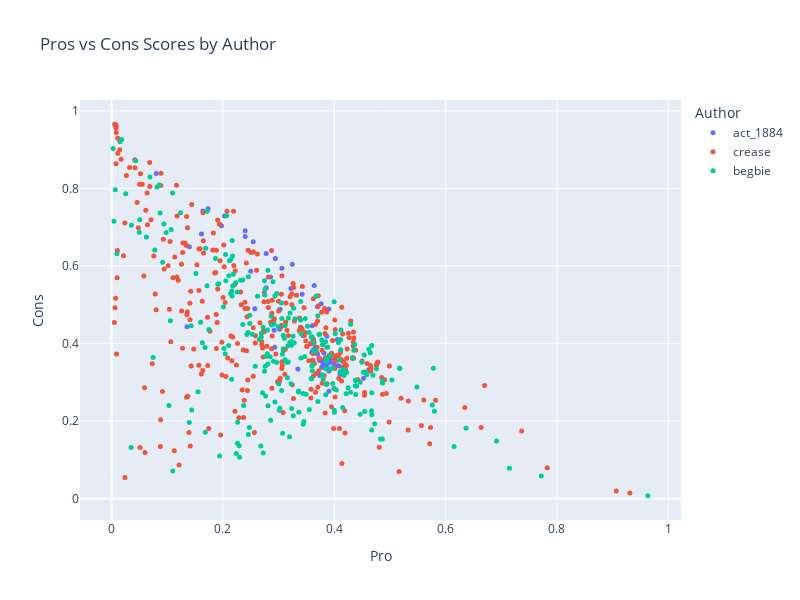

Here is the notebook cell this chart was saved with:
### Code cell
df_scores['Text'] = df_scores['Text'].apply(lambda t: wrap_text(t, width = 50))

fig = px.scatter(
    df_scores,
    x="Pro",
    y="Cons",
    color="Author",
    hover_data=["Text"],
    title="Pros vs Cons Scores by Author",
    width=800,
    height=600
)

fig.update_traces(marker=dict(size=5))
fig.show()

### Figure 1 — Plotly figure (JSON) as saved in the notebook; plotly's stock layout.template omitted (floating-point values rounded to 4 significant figures; data arrays with more than 128 entries replaced by an {"elided": "..."} marker saying what was removed)
{"data": [{"customdata": [["An Act to regulate the Chinese population of<br>British Columbia."], ["[18th February, 1884.]"], ["WHEREAS the incoming of Chinese to British<br>Columbia largely exceeds that of any other class<br>of immigrant, and the population so introduced are<br>fast becoming superior in number to our own race;<br>are not disposed to be governed by our laws; are<br>dissimilar in habits and occupation from our<br>people; evade the payment of taxes justly due to<br>the Government; are governed by pestilential<br>habits; are useless in instances of emergency;<br>habitually desecrate grave yards by the removal of<br>bodies therefrom; and generally the laws governing<br>the whites are found to be inapplicable to<br>Chinese, and such Chinese are inclined to habits<br>subversive of the comfort and well-being of the<br>community:  And whereas it is expedient to pass<br>special laws for the Government of Chinese:<br>Therefore, Her Majesty, by and with the advice and<br>consent of the Legislative Assembly of the<br>Province of British Columbia, enacts as follows:—<br>1."], ["This Act shall be cited as the \"Chinese Regulation<br>Act, 1884.\""], ["2."], ["The term \"Chinese\" wherever used in this Act shall<br>mean any native of the Chinese Empire or its<br>dependencies not born of British parents, and<br>shall include any person of the Chinese race."], ["3."], ["From and after the passage of this Act there shall<br>be payable and paid by every Chinese in British<br>Columbia, above the age of fourteen years, unto<br>and for the use of Her Majesty, Her heirs and<br>successors, the sum of ten dollars, and thereafter<br>on the 1st day of June in each and every year<br>there shall be likewise payable and paid by such<br>Chinese person a further sum of ten dollars."], ["4."], ["The Lieutenant-Governor in Council shall<br>immediately upon the passage of this Act, and from<br>time to time thereafter as occasion may require,<br>appoint in each electoral district, one or more<br>person or persons to be called Chinese Collectors,<br>to collect and receive such payments from Chinese,<br>and such Collector or Collectors immediately upon<br>such payment shall issue and deliver to the person<br>paying the same a licence in the form contained in<br>the Schedule hereto, and the Lieutenant-Governor<br>in Council may require from the Collectors so to<br>be appointed such security as he may see fit and<br>may allow them such percentage upon the amount of<br>collections as may seem reasonable and just, and<br>the Lieutenant-Governor in Council may further<br>allow such additional sum by way of expenses as<br>may be necessary and reasonable for the purpose of<br>carrying out the provisions of this Act."], ["5."], ["Any Chinese who shall be found within the Province<br>not having in his possession a licence issued<br>under the provisions of this Act, lawfully issued<br>to him, shall on conviction thereof forfeit and<br>pay a sum not exceeding forty dollars."], ["6."], ["Any Collector or Government servant wilfully<br>disobeying any of the provisions of this Act shall<br>forfeit and pay a sum not exceeding one hundred<br>dollars."], ["7."], ["Every Collector shall collect the tax from each<br>Chinese, and shall as soon afterwards as may be<br>pay over the amount to the Officer in charge of<br>the Treasury, or to such other person as the<br>Lieutenant-Governor in Council may from time to<br>time direct."], ["8."], ["Every employer of Chinese shall furnish to the<br>Collector, when requested by him so to do, from<br>time to time, a list of all Chinese in his employ,<br>or indirectly employed by him; but no such<br>statement shall bind the Collector, nor shall<br>excuse him from making due enquiry to ascertain<br>its correctness."], ["9."], ["In case any employer of Chinese fails to deliver<br>to the Collector the list mentioned in the<br>preceding section, when required so to do, or<br>knowingly states anything falsely therein, such<br>employer shall, on complaint of the Collector and<br>upon conviction before a Justice of the Peace<br>having jurisdiction within the district wherein<br>such employer carries on his business, forfeit and<br>pay a fine not exceeding one hundred dollars for<br>every Chinese in his employ, to be recovered by<br>distress of the goods and chattels of such<br>employer failing to pay the same, or in lieu<br>thereof shall be liable to imprisonment for a<br>period not less than one month and not exceeding<br>two calendar months."], ["10."], ["The Collector may, by himself or his agent, levy<br>the amount of the licence from any Chinese not<br>being in lawful possession of a licence, with<br>costs, by distress of his goods and chattels, or<br>of any goods and chattels which may be in the<br>possession of the delinquent, or which may be upon<br>or in any premises (whether the goods of the<br>delinquent or not) for the time being in the<br>possession or occupation of such delinquent<br>Chinese, and for the purposes of this section<br>premises shall be deemed to be in the possession<br>or occupation of any Chinese when it can be shewn<br>to the satisfaction of the tribunal having<br>cognizance of the matter—  (a.)"], ["That such Chinese habitually frequents such<br>premises with the assent of the owner."], ["(b.)"], ["That he is the owner or one of the owners of the<br>premises, or has control either alone or jointly<br>with another or others of such premises or some<br>part thereof."], ["(c.) That he has passed the night or slept upon<br>such premises at any time within a week of the<br>levy."], ["It shall be sufficient authority for the Collector<br>to levy as aforesaid on the non-production of the<br>licence."], ["Proof of the lawful possession of such receipt<br>shall lie on the person whose goods are<br>distrained."], ["11."], ["Every employer of Chinese shall demand from every<br>such Licence to be demanded by employer and<br>retained during the service."], ["Chinese in his employ his licence, and shall<br>retain the same in his possession during the time<br>such Chinese is in his employ, and shall return<br>the same to him when he leaves his service; and<br>every employer as aforesaid shall produce to the<br>Collector, whenever required so to do, such<br>licence for his inspection."], ["12."], ["The Toll Collector at any and every toll gate<br>which may exist in the Province from time to time,<br>shall, before allowing any Chinese to pass through<br>any toll gate, demand from such Chinese the<br>production of his licence, and, until the same is<br>produced, such Chinese shall not be allowed to<br>proceed through the toll gate."], ["13."], ["It shall be unlawful for any person to employ any<br>Chinese who has not in his possession the licence<br>required by this Act, and any person guilty of an<br>infraction of the provisions of this section shall<br>forfeit and pay a fine not exceeding fifty dollars<br>for every Chinese so employed."], ["14."], ["The sum payable by a Chinese for a free miner’s<br>certificate shall be fifteen dollars for each year<br>during which the same is to be in force instead of<br>five dollars, as by the present mining laws<br>provided, and no free miner’s certificate shall<br>hereafter be issued to any Chinese except upon<br>payment of the said sum of fifteen dollars."], ["15."], ["Any Chinese who shall be found mining for gold and<br>precious metals, or following the ordinary<br>occupation of a free miner, whether on his own<br>account or for others, without having in his<br>possession a free miner’s certificate, lawfully<br>issued to him subsequently to the passage of this<br>Act, and any person who shall employ any Chinese<br>in and about gold mining who has not in his<br>possession such a certificate, shall forfeit and<br>pay a sum not exceeding thirty dollars."], ["16."], ["Sub-section (i.)"], ["of the Schedule A to the “Licences Ordinance,<br>1867,” is hereby amended by adding thereto the<br>following words: “but no licence shall be issued<br>to any Chinese.”  17."], ["Without the permission in writing of the<br>Provincial Secretary or Government Agent of the<br>district or place where the permission is sought<br>it shall be unlawful to remove the remains of any<br>dead Chinese from any cemetery or place where such<br>dead Chinese may have been interred, or to exhume<br>the bodies or remains of any dead Chinese, and any<br>person guilty of an infraction of this section<br>shall forfeit and pay a sum not exceeding one<br>hundred dollars."], ["18."], ["The use of opium (except for medicinal or surgical<br>purposes) is hereby prohibited, and any person who<br>shall use or consume, or have in his possession<br>any opium, except for the purposes aforesaid,<br>shall forfeit and pay a penalty not exceeding one<br>hundred dollars, and the onus of proof shall lie<br>upon the party charged of showing that such opium<br>was used, or consumed, or in his possession for<br>medicinal or surgical purposes."], ["19."], ["Any pecuniary penalty by this Act imposed may be<br>sued for and recovered in a summary way before any<br>Justice of the Peace having jurisdiction in the<br>locality where the charge is made, and in default<br>of immediate payment of any such penalty the same<br>may be recovered by distress and sale of the goods<br>of the offender, and failing sufficient distress,<br>the offender shall suffer a term of imprisonment<br>not exceeding three calendar months."], ["20."], ["No conviction for any offence shall be quashed for<br>want of form, and no conviction shall be removed<br>into any of Her Majesty’s Courts by certiorari or<br>reviewed in any manner, except by appeal in manner<br>hereinafter stated, that is to say: Any Chinese<br>convicted of an offence against the provisions of<br>this Act may appeal to the County Court nearest to<br>the place of conviction, provided he shall, within<br>four days after such conviction, have given notice<br>in writing to the convicting Magistrate of his<br>intention to appeal, and shall have furnished<br>security in the sum of one hundred dollars,<br>conditioned to abide by the decision of the<br>appellate Court, and shall have also deposited<br>with the convicting Magistrate a sum of money<br>sufficient in the opinion of such Magistrate to<br>pay the costs and expenses of a jury to try such<br>appeal, and such appeal shall be heard and tried<br>before the County Court, with or without a jury of<br>five, at the option of the parties, and<br>notwithstanding any defect in the proceedings, the<br>appeal shall be heard and decided on the merits,<br>and if the conviction be affirmed the appellant<br>shall be punished according to the conviction, and<br>shall pay the costs of the appeal, and if the<br>appeal be allowed, it shall be lawful for the<br>Lieutenant-Governor in Council to issue his<br>warrant to the Treasurer for the repayment to the<br>appellant of the money paid by him for jury<br>process."], ["21."], ["Any Chinese who shall lend his licence or free<br>miner’s certificate to another Chinese, and any<br>Chinese who shall utter or pass off upon any<br>Collector or other person any licence or free<br>miner’s certificate other than his own, with<br>intent himself to avoid payment of the licence fee<br>payable under this Act, (and the onus of proving<br>that such was not his intent, shall rest upon the<br>person charged), shall forfeit and pay a penalty<br>of not less than twenty dollars nor more than one<br>hundred dollars."], ["22."], ["The tribunal having cognizance of any matter under<br>the provisions of this Act may decide, upon its<br>own view and judgment, whether any person is a<br>Chinese, and whether any person found by the Court<br>to be a Chinese be of the age of fourteen years."], ["23."], ["It shall not be lawful to let or occupy, or suffer<br>to be occupied as a dwelling, any room unless the<br>following requirements are complied with, that is<br>to say:—  (a.)"], ["Unless such room contains at all times at least<br>384 cubic feet of space for each person occupying<br>the same:  (b.)"], ["Unless such room has a window, made to open, at<br>least two feet square."], ["24."], ["Any person who lets, occupies, or knowingly<br>suffers to be occupied, any room contrary to the<br>provisions of section 23, shall be liable for<br>every offence to a penalty not exceeding fifty<br>dollars."], ["25."], ["Any room in which any person passes the night<br>shall be deemed to be occupied as a dwelling<br>within the meaning of this Act."], ["26."], ["The Lieutenant-Governor in Council may, by any<br>general regulation, direct that any persons<br>imprisoned in respect of any infraction against<br>the provisions of this Act shall be worked and<br>employed at such places and on such public works,<br>or local works for the public benefit or<br>convenience, and may make such rules and<br>regulations, and may alter or annul the same, for<br>the safe custody, control, and general management<br>of such prisoners, as the said Lieutenant-Governor<br>may from time to time deem advisable."], ["27."], ["The Lieutenant-Governor in Council may also make<br>such rules and regulations, not inconsistent<br>herewith, as may from time to time appear<br>necessary for carrying out the true intent and<br>meaning of this Act."], ["28."], ["For the purpose of any proceeding taken under the<br>provisions of this Act, the burden shall lie on<br>the defendant of proving that he is exempt from<br>the operation of any of its provisions, and it<br>shall not be necessary in any information,<br>summons, or conviction, or other document, to<br>state or negative any exception in or exemption<br>under this Act or in contemplation of law."], ["29."], ["This Act shall not come into operation until one<br>year from the passage hereof."], ["30."], ["This Act may be cited as the \"Chinese Regulation<br>Act, 1884.\""]], "hovertemplate": "Author=act_1884<br>Pro=%{x}<br>Cons=%{y}<br>Text=%{customdata[0]}<extra></extra>", "legendgroup": "act_1884", "marker": {"color": "#636efa", "size": 5, "symbol": "circle"}, "mode": "markers", "name": "act_1884", "orientation": "v", "showlegend": true, "type": "scatter", "x": [0.1615, 0.3814, 0.08025, 0.2942, 0.3575, 0.293, 0.3631, 0.3245, 0.3625, 0.364, 0.3623, 0.1973, 0.3612, 0.4619, 0.3699, 0.1638, 0.3595, 0.3405, 0.3735, 0.1733, 0.3921, 0.2028, 0.1353, 0.3955, 0.3739, 0.3347, 0.2778, 0.3865, 0.3799, 0.3699, 0.3766, 0.3799, 0.2777, 0.409, 0.24, 0.3986, 0.2544, 0.3839, 0.3059, 0.377, 0.3726, 0.1396, 0.2855, 0.391, 0.2572, 0.388, 0.3439, 0.3884, 0.3899, 0.4014, 0.3423, 0.3795, 0.3221, 0.3903, 0.3654, 0.3903, 0.2921, 0.4102, 0.3019, 0.3999, 0.3604, 0.4061, 0.25, 0.3862, 0.4526, 0.3897, 0.3026, 0.3847, 0.4053, 0.3775, 0.24], "xaxis": "x", "y": [0.6822, 0.3752, 0.8387, 0.6188, 0.399, 0.3903, 0.4031, 0.6046, 0.4095, 0.5497, 0.3741, 0.7038, 0.3815, 0.3319, 0.3726, 0.7418, 0.3764, 0.4402, 0.356, 0.7478, 0.3574, 0.7287, 0.4429, 0.3743, 0.3169, 0.3338, 0.5437, 0.4183, 0.3423, 0.4949, 0.5025, 0.3463, 0.632, 0.3415, 0.6908, 0.3488, 0.6624, 0.3623, 0.5942, 0.3557, 0.3616, 0.6494, 0.5717, 0.3511, 0.4896, 0.346, 0.4197, 0.3537, 0.4887, 0.3425, 0.5272, 0.3401, 0.5417, 0.3286, 0.3897, 0.2764, 0.434, 0.3198, 0.4363, 0.3372, 0.4454, 0.3427, 0.5862, 0.3614, 0.3099, 0.3552, 0.4881, 0.3382, 0.41, 0.3385, 0.6759], "yaxis": "y"}, {"customdata": {"elided": "345x1 str values"}, "hovertemplate": "Author=crease<br>Pro=%{x}<br>Cons=%{y}<br>Text=%{customdata[0]}<extra></extra>", "legendgroup": "crease", "marker": {"color": "#EF553B", "size": 5, "symbol": "circle"}, "mode": "markers", "name": "crease", "orientation": "v", "showlegend": true, "type": "scatter", "x": {"elided": "345 float values"}, "xaxis": "x", "y": {"elided": "345 float values"}, "yaxis": "y"}, {"customdata": {"elided": "259x1 str values"}, "hovertemplate": "Author=begbie<br>Pro=%{x}<br>Cons=%{y}<br>Text=%{customdata[0]}<extra></extra>", "legendgroup": "begbie", "marker": {"color": "#00cc96", "size": 5, "symbol": "circle"}, "mode": "markers", "name": "begbie", "orientation": "v", "showlegend": true, "type": "scatter", "x": {"elided": "259 float values"}, "xaxis": "x", "y": {"elided": "259 float values"}, "yaxis": "y"}], "layout": {"height": 600, "legend": {"title": {"text": "Author"}, "tracegroupgap": 0}, "title": {"text": "Pros vs Cons Scores by Author"}, "width": 800, "xaxis": {"anchor": "y", "domain": [0, 1], "title": {"text": "Pro"}}, "yaxis": {"anchor": "x", "domain": [0, 1], "title": {"text": "Cons"}}}}
